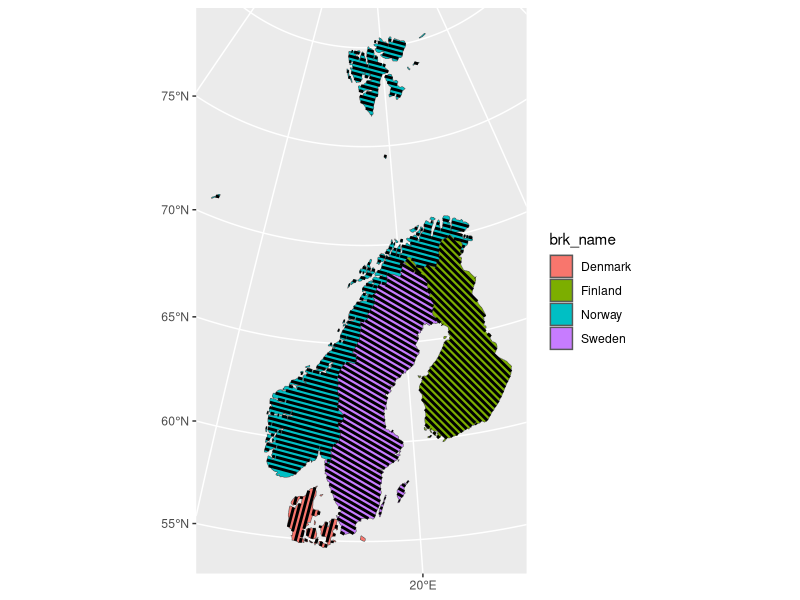

The R script that drew this image: (Note: this script raises an error after producing the figure.)

# rotates a geometry by some angle theta 
st_rotate = function(x, theta){
    
    crs <- st_crs(x)
    r = theta * pi / 180
    rot <- matrix(c(cos(r), sin(r), -sin(r), cos(r)), nrow = 2, ncol = 2)
    xg <- st_geometry(x)
    xc <- st_centroid(st_combine(x))
    ret <- (xg-xc) * rot + xc
    
    if ("sf" %in% class(x)) {
        st_geometry(x) <- ret
        st_crs(x) <- crs
        x
    } else {
        st_sfc((xg-xc) * rot + xc, crs = st_crs(x))
    }
}

# extends a linestring by dist in both directions
st_extend_line <- function(x, dist) {
    
    if (inherits(x, "sf")) {
        x <- split.data.frame(x, 1:nrow(x))
        f <- "rbind"
    } else if (inherits(x, "sfc")) {
        x <- split(x, 1:length(x))
        f <- "c"
    } else {
        stop("x must be a sf or sfc object")
    }
    
    if (st_is_longlat(x[[1]])) {
        stop("x cannot be longlat")
    }
    
    lapply(x, function(x) {
        pts <- st_coordinates(x)[, 1:2]
        i <- c(2, nrow(pts) - 1)
        
        theta <- mapply(i, c(1, -1), FUN = function(i, j) {
            Ax <- pts[i-j,1]
            Ay <- pts[i-j,2]
            Bx <- pts[i,1]
            By <- pts[i,2]
            unname(atan2(Ay-By, Ax-Bx))
        })
        
        pts[1,] <- pts[1,] + dist * c(cos(theta[1]), sin(theta[1]))
        pts[nrow(pts),] <- pts[nrow(pts),] + dist * c(cos(theta[2]), sin(theta[2]))
        geom <- st_sfc(st_linestring(pts), crs = st_crs(x))
        if (inherits(x, "sf")) {
            st_sf(st_drop_geometry(x), geometry = geom, crs = st_crs(x))
        } else {
            geom
        }
        
    }) |> do.call(what = f)
}

# adds shading lines inside a polygon, at the given angle and with the
# given density
st_shade <- function(x, angle, density) {
    
    if (inherits(x, "sf")) {
        if (length(angle) == 1) angle <- rep(angle, nrow(x))
        if (length(density) == 1) density <- rep(density, nrow(x))
        if (length(angle) != nrow(x)) stop("angle must be length 1 or ", nrow(x))
        if (length(density) != nrow(x)) stop("density must be length 1 or ", nrow(x))
    } else {
        stop("x must be an sf object")
    }
    
    gbb <- st_bbox(x)
    cellsize <- max(gbb[3]-gbb[1], gbb[4]-gbb[2]) / density
    
    lapply(1:nrow(x), function(i) {
        x <- x[i,]
        density <- density[i]
        angle <- angle[i]
        bb <- st_bbox(x)
        buf_size <- 0.50 * max(bb[3]-bb[1], bb[4]-bb[2])
        bb_pol <- st_as_sfc(bb)
        bb_pol <- st_buffer(bb_pol, buf_size)
        
        ny = ceiling((bb[4] - bb[2]) / cellsize)
        xc <- c(bb[3], bb[1])
        yc <- bb[2] + (0:ny) * cellsize
        
        g <- lapply(1:length(yc), function(i) {
            m <- matrix(c(xc[1], yc[i], xc[2], yc[i]), ncol=2, byrow=TRUE)
            st_sf(group = i, geometry = st_sfc(st_linestring(m)), crs= st_crs(x))
        }) |> do.call(what = rbind)

        g <- st_rotate(g, angle)
        g <- st_extend_line(g, buf_size)
        g <- st_intersection(g, x)
    }) |> do.call(what = rbind)
}

# examples

# download some country polygons
library(sf)
library(rnaturalearth)
library(ggplot2)

x <- ne_countries(country = c("Norway", "Denmark", "Sweden", "Finland"), returnclass="sf", scale = "medium")
x <- st_transform(x, crs = 32633)

# shade all features, and specify angles individually 
ggplot()+
    geom_sf(data=x, aes(fill=brk_name))+
    geom_sf(data=st_shade(x, angle = c(30,15,45,-75), density = 100), lwd = 1)

# shade one specific feature
ggplot()+
    geom_sf(data=nor, aes(fill=brk_name))+
    geom_sf(data=st_shade(nor[nor$brk_name=="Norway",], angle = 30, density = 100), lwd = 1)
